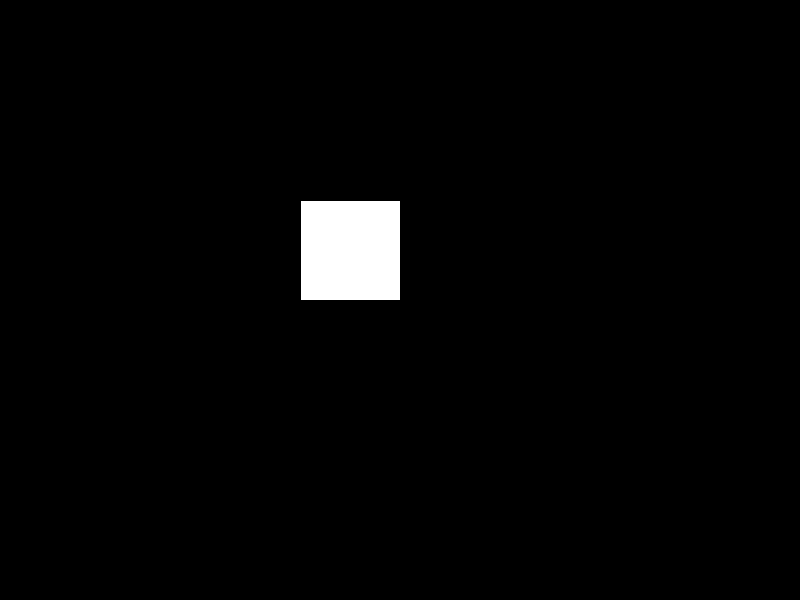
Frame 1 (no input)
Frame 60 (the mouse pressed at the canvas centre just before this capture): identical to frame 1, image omitted
Frame 120 (the mouse held since frame 60 and released just before this capture): identical to frame 1, image omitted

The Processing sketch that drew this single still picture (run headless with seeded random() and noise(); from frame 60 on, the mouse is pressed at the canvas centre):

// Processing sketch: sketch_200316c
// ── sketch_200316c.pde
int x = 300;
int y = 200;

void setup()
{
  size(800, 600);
}

void draw()
{
  background(0);
  
  if(keyPressed && key==CODED)
  {
    if(keyCode == LEFT)
    {
      x -= 10;
    }
    else if(keyCode == RIGHT)
    {
      x += 10;
    }
    else if(keyCode == UP)
    {
      y -= 10;
    }
    else
    {
      y += 10;
    }
  }
  
  rect(x, y, 100, 100);
}
